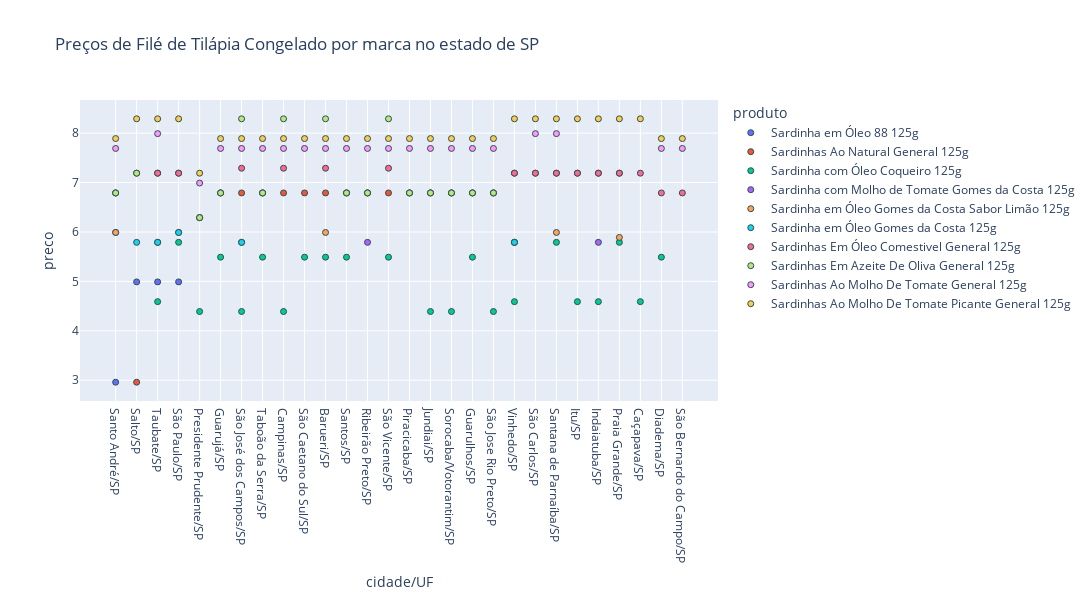

Notebook cell for this chart:
### Code cell
#selecao produto 1

selecao_estado = input ('Escolha palavra chave para produto: - separar palavras chaves por | ')

#dist_uf = list_produto.loc[list_produto['estado']==selecao_estado]
dist_uf = list_produto.loc[list_produto['estado']==selecao_estado]

dist_uf = dist_uf.sort_values(by= 'preco')

fig = px.scatter(dist_uf, x="cidade/UF", y='preco', color='produto',  
                 hover_data=dist_uf.columns.unique(),
                 title = "Preços de Filé de Tilápia Congelado por marca no estado de " + selecao_estado,
                 width=1200, height=600)

fig.update_traces(marker=dict(size=6,
                              line=dict(width=1,
                                        color='DarkSlateGrey')),
                  selector=dict(mode='markers'))

fig.show()

### Figure 1 — Plotly figure (JSON) as saved in the notebook; plotly's stock layout.template omitted (floating-point values rounded to 4 significant figures; data arrays with more than 128 entries replaced by an {"elided": "..."} marker saying what was removed)
{"data": [{"customdata": [["Sardinha em Óleo 88 125g", 37, "Hipermercado Santo André ShoppingParaiso", "SP", "12/01/2024"], ["Sardinha em Óleo 88 125g", 0, "Carrefour Bairro SaltoVila Nova", "SP", "12/01/2024"], ["Sardinha em Óleo 88 125g", 0, "Carrefour Bairro Taubaté IICentro", "SP", "12/01/2024"], ["Sardinha em Óleo 88 125g", 0, "Carrefour Bairro MorumbiJardim Londrina", "SP", "12/01/2024"]], "hovertemplate": "produto=%{customdata[0]}<br>cidade/UF=%{x}<br>preco=%{y}<br>desconto=%{customdata[1]}<br>loja=%{customdata[2]}<br>estado=%{customdata[3]}<br>data=%{customdata[4]}<extra></extra>", "legendgroup": "Sardinha em Óleo 88 125g", "marker": {"color": "#636efa", "line": {"color": "DarkSlateGrey", "width": 1}, "size": 6, "symbol": "circle"}, "mode": "markers", "name": "Sardinha em Óleo 88 125g", "orientation": "v", "showlegend": true, "type": "scatter", "x": ["Santo André/SP", "Salto/SP", "Taubate/SP", "São Paulo/SP"], "xaxis": "x", "y": [2.96, 4.99, 4.99, 4.99], "yaxis": "y"}, {"customdata": [["Sardinhas Ao Natural General 125g", 58, "Carrefour Bairro SaltoVila Nova", "SP", "12/01/2024"], ["Sardinhas Ao Natural General 125g", 0, "Hipermercado Presidente PrudenteJd Das Rosas", "SP", "12/01/2024"], ["Sardinhas Ao Natural General 125g", 0, "Hipermercado GuarujáJd Belmar", "SP", "12/01/2024"], ["Sardinhas Ao Natural General 125g", 0, "Hipermercado São José Dos CamposSerimbura", "SP", "12/01/2024"], ["Sardinhas Ao Natural General 125g", 0, "Hipermercado TaboãoCentro", "SP", "12/01/2024"], ["Sardinhas Ao Natural General 125g", 0, "Hipermercado Campinas ValinhosJardim Von Zuben", "SP", "12/01/2024"], ["Sardinhas Ao Natural General 125g", 0, "Hipermercado São Caetano do SulFundação", "SP", "12/01/2024"], ["Sardinhas Ao Natural General 125g", 0, "Hipermercado TamboréCentro Empresarial Tamboré", "SP", "12/01/2024"], ["Sardinhas Ao Natural General 125g", 0, "Hipermercado Santos PraiamarAparecida", "SP", "12/01/2024"], ["Sardinhas Ao Natural General 125g", 0, "Hipermercado Ribeirão Preto NorteIpiranga", "SP", "12/01/2024"], ["Sardinhas Ao Natural General 125g", 0, "Hipermercado São VicenteJd Independencia", "SP", "12/01/2024"], ["Sardinhas Ao Natural General 125g", 0, "Hipermercado Santo André ShoppingParaiso", "SP", "12/01/2024"], ["Sardinhas Ao Natural General 125g", 0, "Hipermercado PiracicabaTerras de Piracicaba", "SP", "12/01/2024"], ["Sardinhas Ao Natural General 125g", 0, "Hipermercado JundiaiVila Vioto", "SP", "12/01/2024"], ["Sardinhas Ao Natural General 125g", 0, "Hipermercado Sorocaba NorteVila Carvalho", "SP", "12/01/2024"], ["Sardinhas Ao Natural General 125g", 0, "Hipermercado GuarulhosVila Rio de Janeiro", "SP", "12/01/2024"], ["Sardinhas Ao Natural General 125g", 0, "Hipermercado Rio Preto ShoppingJd Fernandes", "SP", "12/01/2024"], ["Sardinhas Ao Natural General 125g", 0, "Carrefour Bairro VinhedoVista Alegre", "SP", "12/01/2024"], ["Sardinhas Ao Natural General 125g", 0, "Carrefour Bairro São Carlos - Sta FelíciaSanta Felicia", "SP", "12/01/2024"], ["Sardinhas Ao Natural General 125g", 0, "Carrefour Bairro Taubaté IICentro", "SP", "12/01/2024"], ["Sardinhas Ao Natural General 125g", 0, "Carrefour Bairro MorumbiJardim Londrina", "SP", "12/01/2024"], ["Sardinhas Ao Natural General 125g", 0, "Carrefour Bairro AlphavilleAlphaville", "SP", "12/01/2024"], ["Sardinhas Ao Natural General 125g", 0, "Carrefour Bairro ItuLiberdade", "SP", "12/01/2024"], ["Sardinhas Ao Natural General 125g", 0, "Carrefour Bairro IndaiatubaCidade Nova", "SP", "12/01/2024"], ["Sardinhas Ao Natural General 125g", 0, "Carrefour Bairro Central Praia GrandeVila Guilhermina", "SP", "12/01/2024"]], "hovertemplate": "produto=%{customdata[0]}<br>cidade/UF=%{x}<br>preco=%{y}<br>desconto=%{customdata[1]}<br>loja=%{customdata[2]}<br>estado=%{customdata[3]}<br>data=%{customdata[4]}<extra></extra>", "legendgroup": "Sardinhas Ao Natural General 125g", "marker": {"color": "#EF553B", "line": {"color": "DarkSlateGrey", "width": 1}, "size": 6, "symbol": "circle"}, "mode": "markers", "name": "Sardinhas Ao Natural General 125g", "orientation": "v", "showlegend": true, "type": "scatter", "x": ["Salto/SP", "Presidente Prudente/SP", "Guarujá/SP", "São José dos Campos/SP", "Taboão da Serra/SP", "Campinas/SP", "São Caetano do Sul/SP", "Barueri/SP", "Santos/SP", "Ribeirão Preto/SP", "São Vicente/SP", "Santo André/SP", "Piracicaba/SP", "Jundiai/SP", "Sorocaba/Votorantim/SP", "Guarulhos/SP", "São Jose Rio Preto/SP", "Vinhedo/SP", "São Carlos/SP", "Taubate/SP", "São Paulo/SP", "Santana de Parnaíba/SP", "Itu/SP", "Indaiatuba/SP", "Praia Grande/SP"], "xaxis": "x", "y": [2.96, 6.29, 6.79, 6.79, 6.79, 6.79, 6.79, 6.79, 6.79, 6.79, 6.79, 6.79, 6.79, 6.79, 6.79, 6.79, 6.79, 7.19, 7.19, 7.19, 7.19, 7.19, 7.19, 7.19, 7.19], "yaxis": "y"}, {"customdata": [["Sardinha com Óleo Coqueiro 125g", 0, "Hipermercado JundiaiVila Vioto", "SP", "12/01/2024"], ["Sardinha com Óleo Coqueiro 125g", 0, "Hipermercado Presidente PrudenteJd Das Rosas", "SP", "12/01/2024"], ["Sardinha com Óleo Coqueiro 125g", 0, "Hipermercado São José Dos CamposSerimbura", "SP", "12/01/2024"], ["Sardinha com Óleo Coqueiro 125g", 0, "Hipermercado Rio Preto ShoppingJd Fernandes", "SP", "12/01/2024"], ["Sardinha com Óleo Coqueiro 125g", 0, "Hipermercado Campinas ValinhosJardim Von Zuben", "SP", "12/01/2024"], ["Sardinha com Óleo Coqueiro 125g", 0, "Hipermercado Sorocaba NorteVila Carvalho", "SP", "12/01/2024"], ["Sardinha com Óleo Coqueiro 125g", 0, "Carrefour Bairro ItuLiberdade", "SP", "12/01/2024"], ["Sardinha com Óleo Coqueiro 125g", 0, "Carrefour Bairro VinhedoVista Alegre", "SP", "12/01/2024"], ["Sardinha com Óleo Coqueiro 125g", 0, "Carrefour Bairro CaçapavaCentro", "SP", "12/01/2024"], ["Sardinha com Óleo Coqueiro 125g", 0, "Carrefour Bairro Taubaté IICentro", "SP", "12/01/2024"], ["Sardinha com Óleo Coqueiro 125g", 0, "Carrefour Bairro IndaiatubaCidade Nova", "SP", "12/01/2024"], ["Sardinha com Óleo Coqueiro 125g", 0, "Hipermercado São Caetano do SulFundação", "SP", "12/01/2024"], ["Sardinha com Óleo Coqueiro 125g", 0, "Hipermercado Santos PraiamarAparecida", "SP", "12/01/2024"], ["Sardinha com Óleo Coqueiro 125g", 0, "Hipermercado DiademaCentro", "SP", "12/01/2024"], ["Sardinha com Óleo Coqueiro 125g", 0, "Hipermercado São VicenteJd Independencia", "SP", "12/01/2024"], ["Sardinha com Óleo Coqueiro 125g", 0, "Hipermercado GuarujáJd Belmar", "SP", "12/01/2024"], ["Sardinha com Óleo Coqueiro 125g", 0, "Hipermercado TaboãoCentro", "SP", "12/01/2024"], ["Sardinha com Óleo Coqueiro 125g", 0, "Hipermercado TamboréCentro Empresarial Tamboré", "SP", "12/01/2024"], ["Sardinha com Óleo Coqueiro 125g", 0, "Hipermercado GuarulhosVila Rio de Janeiro", "SP", "12/01/2024"], ["Sardinha com Óleo Coqueiro 125g", 0, "Carrefour Bairro Central Praia GrandeVila Guilhermina", "SP", "12/01/2024"], ["Sardinha com Óleo Coqueiro 125g", 0, "Carrefour Bairro MorumbiJardim Londrina", "SP", "12/01/2024"], ["Sardinha com Óleo Coqueiro 125g", 0, "Carrefour Bairro AlphavilleAlphaville", "SP", "12/01/2024"]], "hovertemplate": "produto=%{customdata[0]}<br>cidade/UF=%{x}<br>preco=%{y}<br>desconto=%{customdata[1]}<br>loja=%{customdata[2]}<br>estado=%{customdata[3]}<br>data=%{customdata[4]}<extra></extra>", "legendgroup": "Sardinha com Óleo Coqueiro 125g", "marker": {"color": "#00cc96", "line": {"color": "DarkSlateGrey", "width": 1}, "size": 6, "symbol": "circle"}, "mode": "markers", "name": "Sardinha com Óleo Coqueiro 125g", "orientation": "v", "showlegend": true, "type": "scatter", "x": ["Jundiai/SP", "Presidente Prudente/SP", "São José dos Campos/SP", "São Jose Rio Preto/SP", "Campinas/SP", "Sorocaba/Votorantim/SP", "Itu/SP", "Vinhedo/SP", "Caçapava/SP", "Taubate/SP", "Indaiatuba/SP", "São Caetano do Sul/SP", "Santos/SP", "Diadema/SP", "São Vicente/SP", "Guarujá/SP", "Taboão da Serra/SP", "Barueri/SP", "Guarulhos/SP", "Praia Grande/SP", "São Paulo/SP", "Santana de Parnaíba/SP"], "xaxis": "x", "y": [4.39, 4.39, 4.39, 4.39, 4.39, 4.39, 4.59, 4.59, 4.59, 4.59, 4.59, 5.49, 5.49, 5.49, 5.49, 5.49, 5.49, 5.49, 5.49, 5.79, 5.79, 5.79], "yaxis": "y"}, {"customdata": [["Sardinha com Molho de Tomate Gomes da Costa 125g", 0, "Carrefour Bairro IndaiatubaCidade Nova", "SP", "12/01/2024"], ["Sardinha com Molho de Tomate Gomes da Costa 125g", 0, "Hipermercado Ribeirão Preto NorteIpiranga", "SP", "12/01/2024"], ["Sardinha com Molho de Tomate Gomes da Costa 125g", 0, "Carrefour Bairro VinhedoVista Alegre", "SP", "12/01/2024"], ["Sardinha com Molho de Tomate Gomes da Costa 125g", 0, "Carrefour Bairro Taubaté IICentro", "SP", "12/01/2024"], ["Sardinha com Molho de Tomate Gomes da Costa 125g", 0, "Hipermercado Santo André ShoppingParaiso", "SP", "12/01/2024"]], "hovertemplate": "produto=%{customdata[0]}<br>cidade/UF=%{x}<br>preco=%{y}<br>desconto=%{customdata[1]}<br>loja=%{customdata[2]}<br>estado=%{customdata[3]}<br>data=%{customdata[4]}<extra></extra>", "legendgroup": "Sardinha com Molho de Tomate Gomes da Costa 125g", "marker": {"color": "#ab63fa", "line": {"color": "DarkSlateGrey", "width": 1}, "size": 6, "symbol": "circle"}, "mode": "markers", "name": "Sardinha com Molho de Tomate Gomes da Costa 125g", "orientation": "v", "showlegend": true, "type": "scatter", "x": ["Indaiatuba/SP", "Ribeirão Preto/SP", "Vinhedo/SP", "Taubate/SP", "Santo André/SP"], "xaxis": "x", "y": [5.79, 5.79, 5.79, 5.79, 5.99], "yaxis": "y"}, {"customdata": [["Sardinha em Óleo Gomes da Costa Sabor Limão 125g", 0, "Carrefour Bairro VinhedoVista Alegre", "SP", "12/01/2024"], ["Sardinha em Óleo Gomes da Costa Sabor Limão 125g", 0, "Hipermercado São José Dos CamposSerimbura", "SP", "12/01/2024"], ["Sardinha em Óleo Gomes da Costa Sabor Limão 125g", 0, "Carrefour Bairro Central Praia GrandeVila Guilhermina", "SP", "12/01/2024"], ["Sardinha em Óleo Gomes da Costa Sabor Limão 125g", 0, "Carrefour Bairro AlphavilleAlphaville", "SP", "12/01/2024"], ["Sardinha em Óleo Gomes da Costa Sabor Limão 125g", 0, "Hipermercado Santo André ShoppingParaiso", "SP", "12/01/2024"], ["Sardinha em Óleo Gomes da Costa Sabor Limão 125g", 0, "Carrefour Bairro MorumbiJardim Londrina", "SP", "12/01/2024"], ["Sardinha em Óleo Gomes da Costa Sabor Limão 125g", 0, "Hipermercado TamboréCentro Empresarial Tamboré", "SP", "12/01/2024"]], "hovertemplate": "produto=%{customdata[0]}<br>cidade/UF=%{x}<br>preco=%{y}<br>desconto=%{customdata[1]}<br>loja=%{customdata[2]}<br>estado=%{customdata[3]}<br>data=%{customdata[4]}<extra></extra>", "legendgroup": "Sardinha em Óleo Gomes da Costa Sabor Limão 125g", "marker": {"color": "#FFA15A", "line": {"color": "DarkSlateGrey", "width": 1}, "size": 6, "symbol": "circle"}, "mode": "markers", "name": "Sardinha em Óleo Gomes da Costa Sabor Limão 125g", "orientation": "v", "showlegend": true, "type": "scatter", "x": ["Vinhedo/SP", "São José dos Campos/SP", "Praia Grande/SP", "Santana de Parnaíba/SP", "Santo André/SP", "São Paulo/SP", "Barueri/SP"], "xaxis": "x", "y": [5.79, 5.79, 5.89, 5.99, 5.99, 5.99, 5.99], "yaxis": "y"}, {"customdata": [["Sardinha em Óleo Gomes da Costa 125g", 0, "Carrefour Bairro SaltoVila Nova", "SP", "12/01/2024"], ["Sardinha em Óleo Gomes da Costa 125g", 0, "Carrefour Bairro Taubaté IICentro", "SP", "12/01/2024"], ["Sardinha em Óleo Gomes da Costa 125g", 0, "Carrefour Bairro VinhedoVista Alegre", "SP", "12/01/2024"], ["Sardinha em Óleo Gomes da Costa 125g", 0, "Hipermercado São José Dos CamposSerimbura", "SP", "12/01/2024"], ["Sardinha em Óleo Gomes da Costa 125g", 0, "Carrefour Bairro MorumbiJardim Londrina", "SP", "12/01/2024"]], "hovertemplate": "produto=%{customdata[0]}<br>cidade/UF=%{x}<br>preco=%{y}<br>desconto=%{customdata[1]}<br>loja=%{customdata[2]}<br>estado=%{customdata[3]}<br>data=%{customdata[4]}<extra></extra>", "legendgroup": "Sardinha em Óleo Gomes da Costa 125g", "marker": {"color": "#19d3f3", "line": {"color": "DarkSlateGrey", "width": 1}, "size": 6, "symbol": "circle"}, "mode": "markers", "name": "Sardinha em Óleo Gomes da Costa 125g", "orientation": "v", "showlegend": true, "type": "scatter", "x": ["Salto/SP", "Taubate/SP", "Vinhedo/SP", "São José dos Campos/SP", "São Paulo/SP"], "xaxis": "x", "y": [5.79, 5.79, 5.79, 5.79, 5.99], "yaxis": "y"}, {"customdata": {"elided": "27x5 mixed values"}, "hovertemplate": "produto=%{customdata[0]}<br>cidade/UF=%{x}<br>preco=%{y}<br>desconto=%{customdata[1]}<br>loja=%{customdata[2]}<br>estado=%{customdata[3]}<br>data=%{customdata[4]}<extra></extra>", "legendgroup": "Sardinhas Em Óleo Comestivel General 125g", "marker": {"color": "#FF6692", "line": {"color": "DarkSlateGrey", "width": 1}, "size": 6, "symbol": "circle"}, "mode": "markers", "name": "Sardinhas Em Óleo Comestivel General 125g", "orientation": "v", "showlegend": true, "type": "scatter", "x": ["Presidente Prudente/SP", "Guarujá/SP", "Taboão da Serra/SP", "Diadema/SP", "São Bernardo do Campo/SP", "Santos/SP", "Santo André/SP", "Ribeirão Preto/SP", "Jundiai/SP", "Piracicaba/SP", "São Jose Rio Preto/SP", "Guarulhos/SP", "Sorocaba/Votorantim/SP", "Vinhedo/SP", "São Paulo/SP", "São Carlos/SP", "Taubate/SP", "Itu/SP", "Salto/SP", "Praia Grande/SP", "Indaiatuba/SP", "Caçapava/SP", "Santana de Parnaíba/SP", "Barueri/SP", "Campinas/SP", "São Vicente/SP", "São José dos Campos/SP"], "xaxis": "x", "y": [6.29, 6.79, 6.79, 6.79, 6.79, 6.79, 6.79, 6.79, 6.79, 6.79, 6.79, 6.79, 6.79, 7.19, 7.19, 7.19, 7.19, 7.19, 7.19, 7.19, 7.19, 7.19, 7.19, 7.29, 7.29, 7.29, 7.29], "yaxis": "y"}, {"customdata": [["Sardinhas Em Azeite De Oliva General 125g", 0, "Hipermercado Presidente PrudenteJd Das Rosas", "SP", "12/01/2024"], ["Sardinhas Em Azeite De Oliva General 125g", 0, "Hipermercado GuarujáJd Belmar", "SP", "12/01/2024"], ["Sardinhas Em Azeite De Oliva General 125g", 0, "Hipermercado Santos PraiamarAparecida", "SP", "12/01/2024"], ["Sardinhas Em Azeite De Oliva General 125g", 0, "Hipermercado Santo André ShoppingParaiso", "SP", "12/01/2024"], ["Sardinhas Em Azeite De Oliva General 125g", 0, "Hipermercado JundiaiVila Vioto", "SP", "12/01/2024"], ["Sardinhas Em Azeite De Oliva General 125g", 0, "Hipermercado Rio Preto ShoppingJd Fernandes", "SP", "12/01/2024"], ["Sardinhas Em Azeite De Oliva General 125g", 0, "Hipermercado PiracicabaTerras de Piracicaba", "SP", "12/01/2024"], ["Sardinhas Em Azeite De Oliva General 125g", 0, "Hipermercado Sorocaba NorteVila Carvalho", "SP", "12/01/2024"], ["Sardinhas Em Azeite De Oliva General 125g", 0, "Hipermercado GuarulhosVila Rio de Janeiro", "SP", "12/01/2024"], ["Sardinhas Em Azeite De Oliva General 125g", 0, "Hipermercado Ribeirão Preto NorteIpiranga", "SP", "12/01/2024"], ["Sardinhas Em Azeite De Oliva General 125g", 0, "Hipermercado TaboãoCentro", "SP", "12/01/2024"], ["Sardinhas Em Azeite De Oliva General 125g", 0, "Carrefour Bairro SaltoVila Nova", "SP", "12/01/2024"], ["Sardinhas Em Azeite De Oliva General 125g", 0, "Hipermercado Campinas ValinhosJardim Von Zuben", "SP", "12/01/2024"], ["Sardinhas Em Azeite De Oliva General 125g", 0, "Hipermercado São José Dos CamposSerimbura", "SP", "12/01/2024"], ["Sardinhas Em Azeite De Oliva General 125g", 0, "Hipermercado São VicenteJd Independencia", "SP", "12/01/2024"], ["Sardinhas Em Azeite De Oliva General 125g", 0, "Hipermercado TamboréCentro Empresarial Tamboré", "SP", "12/01/2024"]], "hovertemplate": "produto=%{customdata[0]}<br>cidade/UF=%{x}<br>preco=%{y}<br>desconto=%{customdata[1]}<br>loja=%{customdata[2]}<br>estado=%{customdata[3]}<br>data=%{customdata[4]}<extra></extra>", "legendgroup": "Sardinhas Em Azeite De Oliva General 125g", "marker": {"color": "#B6E880", "line": {"color": "DarkSlateGrey", "width": 1}, "size": 6, "symbol": "circle"}, "mode": "markers", "name": "Sardinhas Em Azeite De Oliva General 125g", "orientation": "v", "showlegend": true, "type": "scatter", "x": ["Presidente Prudente/SP", "Guarujá/SP", "Santos/SP", "Santo André/SP", "Jundiai/SP", "São Jose Rio Preto/SP", "Piracicaba/SP", "Sorocaba/Votorantim/SP", "Guarulhos/SP", "Ribeirão Preto/SP", "Taboão da Serra/SP", "Salto/SP", "Campinas/SP", "São José dos Campos/SP", "São Vicente/SP", "Barueri/SP"], "xaxis": "x", "y": [6.29, 6.79, 6.79, 6.79, 6.79, 6.79, 6.79, 6.79, 6.79, 6.79, 6.79, 7.19, 8.29, 8.29, 8.29, 8.29], "yaxis": "y"}, {"customdata": [["Sardinhas Ao Molho De Tomate General 125g", 0, "Hipermercado Presidente PrudenteJd Das Rosas", "SP", "12/01/2024"], ["Sardinhas Ao Molho De Tomate General 125g", 0, "Hipermercado PiracicabaTerras de Piracicaba", "SP", "12/01/2024"], ["Sardinhas Ao Molho De Tomate General 125g", 0, "Hipermercado TamboréCentro Empresarial Tamboré", "SP", "12/01/2024"], ["Sardinhas Ao Molho De Tomate General 125g", 0, "Hipermercado JundiaiVila Vioto", "SP", "12/01/2024"], ["Sardinhas Ao Molho De Tomate General 125g", 0, "Hipermercado GuarujáJd Belmar", "SP", "12/01/2024"], ["Sardinhas Ao Molho De Tomate General 125g", 0, "Hipermercado DiademaCentro", "SP", "12/01/2024"], ["Sardinhas Ao Molho De Tomate General 125g", 0, "Hipermercado Sorocaba NorteVila Carvalho", "SP", "12/01/2024"], ["Sardinhas Ao Molho De Tomate General 125g", 0, "Hipermercado GuarulhosVila Rio de Janeiro", "SP", "12/01/2024"], ["Sardinhas Ao Molho De Tomate General 125g", 0, "Hipermercado TaboãoCentro", "SP", "12/01/2024"], ["Sardinhas Ao Molho De Tomate General 125g", 0, "Hipermercado Campinas ValinhosJardim Von Zuben", "SP", "12/01/2024"], ["Sardinhas Ao Molho De Tomate General 125g", 0, "Hipermercado São VicenteJd Independencia", "SP", "12/01/2024"], ["Sardinhas Ao Molho De Tomate General 125g", 0, "Hipermercado Santo André ShoppingParaiso", "SP", "12/01/2024"], ["Sardinhas Ao Molho De Tomate General 125g", 0, "Hipermercado São Bernado do CampoCentro", "SP", "12/01/2024"], ["Sardinhas Ao Molho De Tomate General 125g", 0, "Hipermercado Rio Preto ShoppingJd Fernandes", "SP", "12/01/2024"], ["Sardinhas Ao Molho De Tomate General 125g", 0, "Hipermercado São Caetano do SulFundação", "SP", "12/01/2024"], ["Sardinhas Ao Molho De Tomate General 125g", 0, "Hipermercado Ribeirão Preto NorteIpiranga", "SP", "12/01/2024"], ["Sardinhas Ao Molho De Tomate General 125g", 0, "Hipermercado São José Dos CamposSerimbura", "SP", "12/01/2024"], ["Sardinhas Ao Molho De Tomate General 125g", 0, "Hipermercado Santos PraiamarAparecida", "SP", "12/01/2024"], ["Sardinhas Ao Molho De Tomate General 125g", 0, "Carrefour Bairro AlphavilleAlphaville", "SP", "12/01/2024"], ["Sardinhas Ao Molho De Tomate General 125g", 0, "Carrefour Bairro São Carlos - Sta FelíciaSanta Felicia", "SP", "12/01/2024"], ["Sardinhas Ao Molho De Tomate General 125g", 0, "Carrefour Bairro Taubaté IICentro", "SP", "12/01/2024"]], "hovertemplate": "produto=%{customdata[0]}<br>cidade/UF=%{x}<br>preco=%{y}<br>desconto=%{customdata[1]}<br>loja=%{customdata[2]}<br>estado=%{customdata[3]}<br>data=%{customdata[4]}<extra></extra>", "legendgroup": "Sardinhas Ao Molho De Tomate General 125g", "marker": {"color": "#FF97FF", "line": {"color": "DarkSlateGrey", "width": 1}, "size": 6, "symbol": "circle"}, "mode": "markers", "name": "Sardinhas Ao Molho De Tomate General 125g", "orientation": "v", "showlegend": true, "type": "scatter", "x": ["Presidente Prudente/SP", "Piracicaba/SP", "Barueri/SP", "Jundiai/SP", "Guarujá/SP", "Diadema/SP", "Sorocaba/Votorantim/SP", "Guarulhos/SP", "Taboão da Serra/SP", "Campinas/SP", "São Vicente/SP", "Santo André/SP", "São Bernardo do Campo/SP", "São Jose Rio Preto/SP", "São Caetano do Sul/SP", "Ribeirão Preto/SP", "São José dos Campos/SP", "Santos/SP", "Santana de Parnaíba/SP", "São Carlos/SP", "Taubate/SP"], "xaxis": "x", "y": [6.99, 7.69, 7.69, 7.69, 7.69, 7.69, 7.69, 7.69, 7.69, 7.69, 7.69, 7.69, 7.69, 7.69, 7.69, 7.69, 7.69, 7.69, 7.99, 7.99, 7.99], "yaxis": "y"}, {"customdata": {"elided": "28x5 mixed values"}, "hovertemplate": "produto=%{customdata[0]}<br>cidade/UF=%{x}<br>preco=%{y}<br>desconto=%{customdata[1]}<br>loja=%{customdata[2]}<br>estado=%{customdata[3]}<br>data=%{customdata[4]}<extra></extra>", "legendgroup": "Sardinhas Ao Molho De Tomate Picante General 125g", "marker": {"color": "#FECB52", "line": {"color": "DarkSlateGrey", "width": 1}, "size": 6, "symbol": "circle"}, "mode": "markers", "name": "Sardinhas Ao Molho De Tomate Picante General 125g", "orientation": "v", "showlegend": true, "type": "scatter", "x": ["Presidente Prudente/SP", "Campinas/SP", "Taboão da Serra/SP", "Guarujá/SP", "São Jose Rio Preto/SP", "Guarulhos/SP", "Santos/SP", "Sorocaba/Votorantim/SP", "São Caetano do Sul/SP", "Diadema/SP", "São Vicente/SP", "São José dos Campos/SP", "Ribeirão Preto/SP", "Barueri/SP", "Santo André/SP", "Jundiai/SP", "Piracicaba/SP", "São Bernardo do Campo/SP", "Praia Grande/SP", "Vinhedo/SP", "Caçapava/SP", "Santana de Parnaíba/SP", "São Carlos/SP", "Indaiatuba/SP", "Salto/SP", "Itu/SP", "São Paulo/SP", "Taubate/SP"], "xaxis": "x", "y": [7.19, 7.89, 7.89, 7.89, 7.89, 7.89, 7.89, 7.89, 7.89, 7.89, 7.89, 7.89, 7.89, 7.89, 7.89, 7.89, 7.89, 7.89, 8.29, 8.29, 8.29, 8.29, 8.29, 8.29, 8.29, 8.29, 8.29, 8.29], "yaxis": "y"}], "layout": {"height": 600, "legend": {"title": {"text": "produto"}, "tracegroupgap": 0}, "title": {"text": "Preços de Filé de Tilápia Congelado por marca no estado de SP"}, "width": 1200, "xaxis": {"anchor": "y", "domain": [0, 1], "title": {"text": "cidade/UF"}}, "yaxis": {"anchor": "x", "domain": [0, 1], "title": {"text": "preco"}}}}
